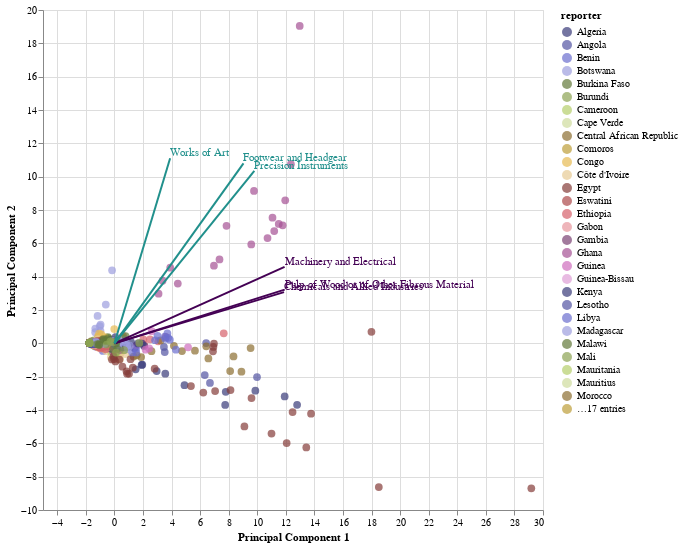

Notebook code for this chart:
### Code cell
biplot_PCA(sector_features, 10, 1, 2, obs='reporter.ISO', show_loadings=True)

### Figure 1 — Vega-Lite specification as saved in the notebook (floating-point values rounded to 4 significant figures; data arrays with more than 128 entries replaced by an {"elided": "..."} marker saying what was removed)
{"config": {"view": {"continuousWidth": 400, "continuousHeight": 300}}, "layer": [{"data": {"name": "data-670f6f3c1a6c83ea0512ab1590343217"}, "mark": {"type": "circle", "size": 60}, "encoding": {"color": {"type": "nominal", "field": "reporter", "legend": {"orient": "right"}, "scale": {"scheme": "category20b"}}, "tooltip": [{"type": "nominal", "field": "reporter"}, {"type": "nominal", "field": "year"}, {"type": "nominal", "field": "Income group (World Bank)"}, {"type": "nominal", "field": "Country status (UN)"}], "x": {"type": "quantitative", "axis": {"title": "Principal Component 1"}, "field": "PC1"}, "y": {"type": "quantitative", "axis": {"title": "Principal Component 2"}, "field": "PC2"}}, "selection": {"selector001": {"type": "interval", "bind": "scales", "encodings": ["x", "y"]}}}, {"data": {"name": "data-f240cf3ea7c596f307eebb5880a3838d"}, "mark": {"type": "line", "color": "#440154FF"}, "encoding": {"detail": {"type": "nominal", "field": "index"}, "x": {"type": "quantitative", "field": "PC1"}, "y": {"type": "quantitative", "field": "PC2"}}, "height": 500, "width": 500}, {"data": {"name": "data-d64b6d50a296167849e51b18a1157884"}, "mark": {"type": "line", "color": "#21908CFF"}, "encoding": {"detail": {"type": "nominal", "field": "index"}, "x": {"type": "quantitative", "field": "PC1"}, "y": {"type": "quantitative", "field": "PC2"}}, "height": 500, "width": 500}, {"data": {"name": "data-0f154d126f42f6245ac3abd8e793afaf"}, "mark": {"type": "text", "align": "left", "baseline": "bottom", "color": "#440154FF"}, "encoding": {"text": {"type": "nominal", "field": "index"}, "x": {"type": "quantitative", "field": "PC1"}, "y": {"type": "quantitative", "field": "PC2"}}}, {"data": {"name": "data-e230d8876bf798ce4745590647e59253"}, "mark": {"type": "text", "align": "left", "baseline": "bottom", "color": "#21908CFF"}, "encoding": {"text": {"type": "nominal", "field": "index"}, "x": {"type": "quantitative", "field": "PC1"}, "y": {"type": "quantitative", "field": "PC2"}}}], "$schema": "https://vega.github.io/schema/vega-lite/v4.8.1.json", "datasets": {"data-670f6f3c1a6c83ea0512ab1590343217": {"elided": "624 records"}, "data-f240cf3ea7c596f307eebb5880a3838d": [{"index": "Chemicals and Allied Industries", "PC1": 11.87, "PC2": 3.073}, {"index": "Machinery and Electrical", "PC1": 11.91, "PC2": 4.583}, {"index": "Pulp of Wood or of Other Fibrous Material", "PC1": 11.92, "PC2": 3.224}, {"index": "Chemicals and Allied Industries", "PC1": 0.0, "PC2": 0.0}, {"index": "Machinery and Electrical", "PC1": 0.0, "PC2": 0.0}, {"index": "Pulp of Wood or of Other Fibrous Material", "PC1": 0.0, "PC2": 0.0}], "data-d64b6d50a296167849e51b18a1157884": [{"index": "Precision Instruments", "PC1": 9.794, "PC2": 10.35}, {"index": "Footwear and Headgear", "PC1": 9.033, "PC2": 10.8}, {"index": "Works of Art", "PC1": 3.898, "PC2": 11.1}, {"index": "Precision Instruments", "PC1": 0.0, "PC2": 0.0}, {"index": "Footwear and Headgear", "PC1": 0.0, "PC2": 0.0}, {"index": "Works of Art", "PC1": 0.0, "PC2": 0.0}], "data-0f154d126f42f6245ac3abd8e793afaf": [{"index": "Chemicals and Allied Industries", "PC1": 11.87, "PC2": 3.073}, {"index": "Machinery and Electrical", "PC1": 11.91, "PC2": 4.583}, {"index": "Pulp of Wood or of Other Fibrous Material", "PC1": 11.92, "PC2": 3.224}], "data-e230d8876bf798ce4745590647e59253": [{"index": "Precision Instruments", "PC1": 9.794, "PC2": 10.35}, {"index": "Footwear and Headgear", "PC1": 9.033, "PC2": 10.8}, {"index": "Works of Art", "PC1": 3.898, "PC2": 11.1}]}}
